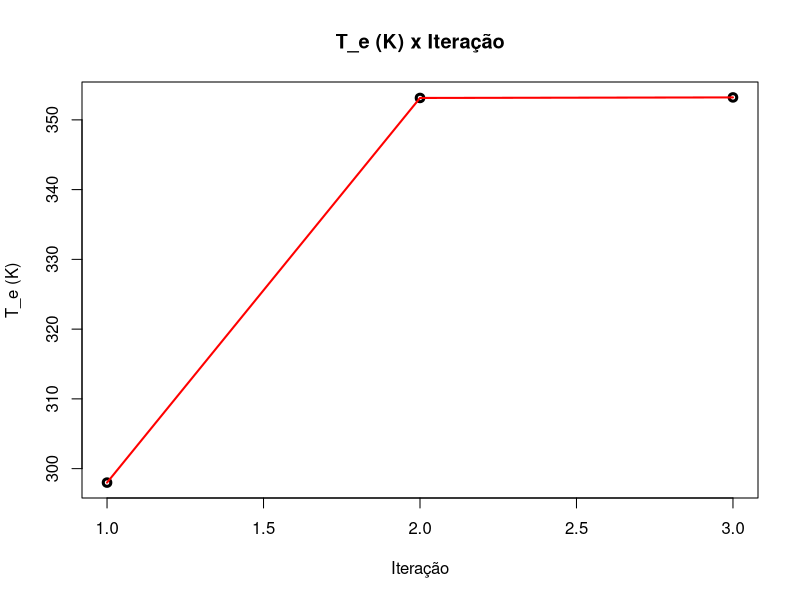

The R source for this figure:
rm(list = ls())
# dev.off()

# dados do problema
k <- 2.5
W <- 5
H <- 2
L <- 0.25
u_inf <- 3
T_inf <- 300
q_pres <- 750
T_d <- 350

# propriedades termofisicas
Properties_Table = matrix(
  c(
    100, 3.5562, 71.1 * 10^-7, 2.00 * 10^-6, 9.34 * 10^-3, 0.786,
    150, 2.3364, 103.4 * 10^-7, 4.426 * 10^-6, 13.8 * 10^-3, 0.758,
    200, 1.7458, 132.5 * 10^-7, 7.590 * 10^-6, 18.1 * 10^-3, 0.737,
    250, 1.3947, 159.6 * 10^-7, 11.44 * 10^-6, 22.3 * 10^-3, 0.720,
    300, 1.1614, 184.6 * 10^-7, 15.89 * 10^-6, 26.3 * 10^-3, 0.707,
    350, 0.9950, 208.2 * 10^-7, 20.92 * 10^-6, 30.0 * 10^-3, 0.700,
    400, 0.8711, 230.1 * 10^-7, 26.41 * 10^-6, 33.8 * 10^-3, 0.690,
    450, 0.7740, 250.7 * 10^-7, 32.39 * 10^-6, 37.3 * 10^-3, 0.686,
    500, 0.6964, 270.1 * 10^-7, 38.79 * 10^-6, 40.7 * 10^-3, 0.684,
    550, 0.6329, 288.4 * 10^-7, 45.57 * 10^-6, 43.9 * 10^-3, 0.683,
    600, 0.5804, 305.8 * 10^-7, 52.69 * 10^-6, 46.9 * 10^-3, 0.685
  ),
  ncol = 6,
  byrow = TRUE
)

colnames(Properties_Table) <- c('Tf', 'rho', 'mu', 'v', 'kf', 'Pr')
rownames(Properties_Table) <- seq(1, nrow(Properties_Table), 1)
Properties_Table <- as.table(Properties_Table)

max_iterations <- 100
T_e_calculated <- 298 # chute inicial: Te = 298K (ambiente)
T_e_list <- c(T_e_calculated)

# adiciona também a condição de parada do loop para quando a tolerancia de 1% entre os
# os valores calculaos e o anterior, para nao ficar fixo a quantidade de loops

for (i in 1:max_iterations) {
  Tf <- (T_e_calculated + T_inf) / 2
  
  # iniciais
  Tf_min <- Properties_Table[1, 'Tf']
  Tf_min_index <- 1
  Tf_max <- Properties_Table[nrow(Properties_Table), 'Tf']
  Tf_max_index <- nrow(Properties_Table)
  
  # procura na tabela alguem com esse valor de Tf
  for (j in 1:nrow(Properties_Table)) {
    if (Properties_Table[j, 'Tf'] <= Tf) {
      Tf_min <- Properties_Table[j, 'Tf']
      Tf_min_index <- j
    }
    
    if (Properties_Table[j, 'Tf'] > Tf) {
      Tf_max <- Properties_Table[j, 'Tf']
      Tf_max_index <- j
      break
    }
  }
  
  # agora sabemos que Tf esta entre [Tf_min, Tf_max]
  # pega a razao que diz o quao proximo esta de min ou max
  interpolation_ratio <- (Tf - Tf_min) / (Tf_max - Tf_min)
  
  # com a razao de interpolacao, acha as propriedades fisicas interpoladas
  rho_min <- Properties_Table[Tf_min_index, 'rho']
  rho_max <- Properties_Table[Tf_max_index, 'rho']
  rho <- rho_min + (rho_max - rho_min) * interpolation_ratio
  
  mu_min <- Properties_Table[Tf_min_index, 'mu']
  mu_max <- Properties_Table[Tf_max_index, 'mu']
  mu <- mu_min + (mu_max - mu_min) * interpolation_ratio
  
  v_min <- Properties_Table[Tf_min_index, 'v']
  v_max <- Properties_Table[Tf_max_index, 'v']
  v <- v_min + (v_max - v_min) * interpolation_ratio
  
  kf_min <- Properties_Table[Tf_min_index, 'kf']
  kf_max <- Properties_Table[Tf_max_index, 'kf']
  kf <- kf_min + (kf_max - kf_min) * interpolation_ratio
  
  Pr_min <- Properties_Table[Tf_min_index, 'Pr']
  Pr_max <- Properties_Table[Tf_max_index, 'Pr']
  Pr <- Pr_min + (Pr_max - Pr_min) * interpolation_ratio
  
  # assumindo Tf = 300K, sem corrigir a cada iteração
  # rho <- 1.1614 # densidade do ar
  # mu <- 184.6 * 10^-7 # viscosidade dinamica
  # kf <- 26.3 * 10^-3 # condutividade termica do ar
  # Pr <- 0.707 # numero de Prandlt
  
  # calcula os adimensionais
  Re_critical <- 50000
  Re <- u_inf * L * rho / mu
  Nu <- 0.0
  Gr <- 9.81 * (1/Tf) * (abs(T_e_calculated - T_inf) * L^3) / (v^2)
  Ra <- Gr * Pr
  
  if (Re < Re_critical) {
    # escoamento laminar
    Nu <- 0.664 * (Re)^(1/2) * (Pr)^(1/3)
  } else {
    # escoamento turbulento
    Nu <- (0.037 * Re^(4/5) - 871) * (Pr)^(1/3)
  }
  
  # Nu <- (0.825 + (0.387 * Ra^(1/6)) / (1 + (0.492/Pr)^(9/16))^(8/27))^2
  
  # calculado o Numero de Nusselt, achamos o hc
  hc <- Nu * kf / L
  
  # para esse hc, o Te da 1 Lei é
  T_e_calculated <- ((k/L) * T_d + q_pres + T_inf * hc) / (hc + (k/L))
  T_e_list <- append(T_e_list, T_e_calculated)
  
  tolerance <- 0.001 # 0.1% 
  
  # condição de parada, tolerância de 0.1% com o valor anterior
  if (abs(T_e_list[i + 1] - T_e_list[i]) < tolerance * T_e_list[i]) {
    break
  } else {
    next
  }
}

plot(
  T_e_list,
  main = "T_e (K) x Iteração",
  xlab = "Iteração",
  ylab = "T_e (K)",
  col = "black",
  lwd = 3
)

lines(T_e_list, col = "red", lwd = 2, lty = 1)

